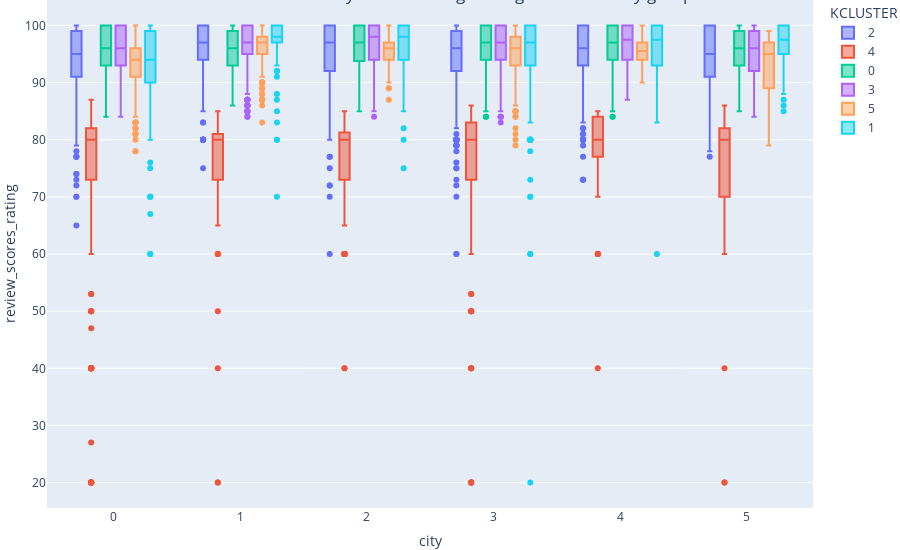

Notebook code for this chart:
### Code cell
fig06 = px.box(pdata_all, y="review_scores_rating", x="city", color="KCLUSTER", title ="Box Plot of the dataset with the cities by scaled average rating and colored by groups", height=1000, width=1500)
fig06.update_layout(width = 900, height = 550,margin=dict(l=0, r=0, b=0, t=0))
fig06.show()

### Figure 1 — Plotly figure (JSON) as saved in the notebook; plotly's stock layout.template omitted (floating-point values rounded to 4 significant figures; data arrays with more than 128 entries replaced by an {"elided": "..."} marker saying what was removed)
{"data": [{"alignmentgroup": "True", "hovertemplate": "KCLUSTER=2<br>city=%{x}<br>review_scores_rating=%{y}<extra></extra>", "legendgroup": "2", "marker": {"color": "#636efa"}, "name": "2", "notched": false, "offsetgroup": "2", "orientation": "v", "showlegend": true, "type": "box", "x": {"elided": "3584 int values"}, "x0": " ", "xaxis": "x", "y": {"elided": "3584 int values"}, "y0": " ", "yaxis": "y"}, {"alignmentgroup": "True", "hovertemplate": "KCLUSTER=4<br>city=%{x}<br>review_scores_rating=%{y}<extra></extra>", "legendgroup": "4", "marker": {"color": "#EF553B"}, "name": "4", "notched": false, "offsetgroup": "4", "orientation": "v", "showlegend": true, "type": "box", "x": {"elided": "1023 int values"}, "x0": " ", "xaxis": "x", "y": {"elided": "1023 int values"}, "y0": " ", "yaxis": "y"}, {"alignmentgroup": "True", "hovertemplate": "KCLUSTER=0<br>city=%{x}<br>review_scores_rating=%{y}<extra></extra>", "legendgroup": "0", "marker": {"color": "#00cc96"}, "name": "0", "notched": false, "offsetgroup": "0", "orientation": "v", "showlegend": true, "type": "box", "x": {"elided": "6156 int values"}, "x0": " ", "xaxis": "x", "y": {"elided": "6156 int values"}, "y0": " ", "yaxis": "y"}, {"alignmentgroup": "True", "hovertemplate": "KCLUSTER=3<br>city=%{x}<br>review_scores_rating=%{y}<extra></extra>", "legendgroup": "3", "marker": {"color": "#ab63fa"}, "name": "3", "notched": false, "offsetgroup": "3", "orientation": "v", "showlegend": true, "type": "box", "x": {"elided": "5229 int values"}, "x0": " ", "xaxis": "x", "y": {"elided": "5229 int values"}, "y0": " ", "yaxis": "y"}, {"alignmentgroup": "True", "hovertemplate": "KCLUSTER=5<br>city=%{x}<br>review_scores_rating=%{y}<extra></extra>", "legendgroup": "5", "marker": {"color": "#FFA15A"}, "name": "5", "notched": false, "offsetgroup": "5", "orientation": "v", "showlegend": true, "type": "box", "x": {"elided": "1036 int values"}, "x0": " ", "xaxis": "x", "y": {"elided": "1036 int values"}, "y0": " ", "yaxis": "y"}, {"alignmentgroup": "True", "hovertemplate": "KCLUSTER=1<br>city=%{x}<br>review_scores_rating=%{y}<extra></extra>", "legendgroup": "1", "marker": {"color": "#19d3f3"}, "name": "1", "notched": false, "offsetgroup": "1", "orientation": "v", "showlegend": true, "type": "box", "x": {"elided": "769 int values"}, "x0": " ", "xaxis": "x", "y": {"elided": "769 int values"}, "y0": " ", "yaxis": "y"}], "layout": {"boxmode": "group", "height": 550, "legend": {"title": {"text": "KCLUSTER"}, "tracegroupgap": 0}, "margin": {"b": 0, "l": 0, "r": 0, "t": 0}, "title": {"text": "Box Plot of the dataset with the cities by scaled average rating and colored by groups"}, "width": 900, "xaxis": {"anchor": "y", "domain": [0, 1], "title": {"text": "city"}}, "yaxis": {"anchor": "x", "domain": [0, 1], "title": {"text": "review_scores_rating"}}}}
